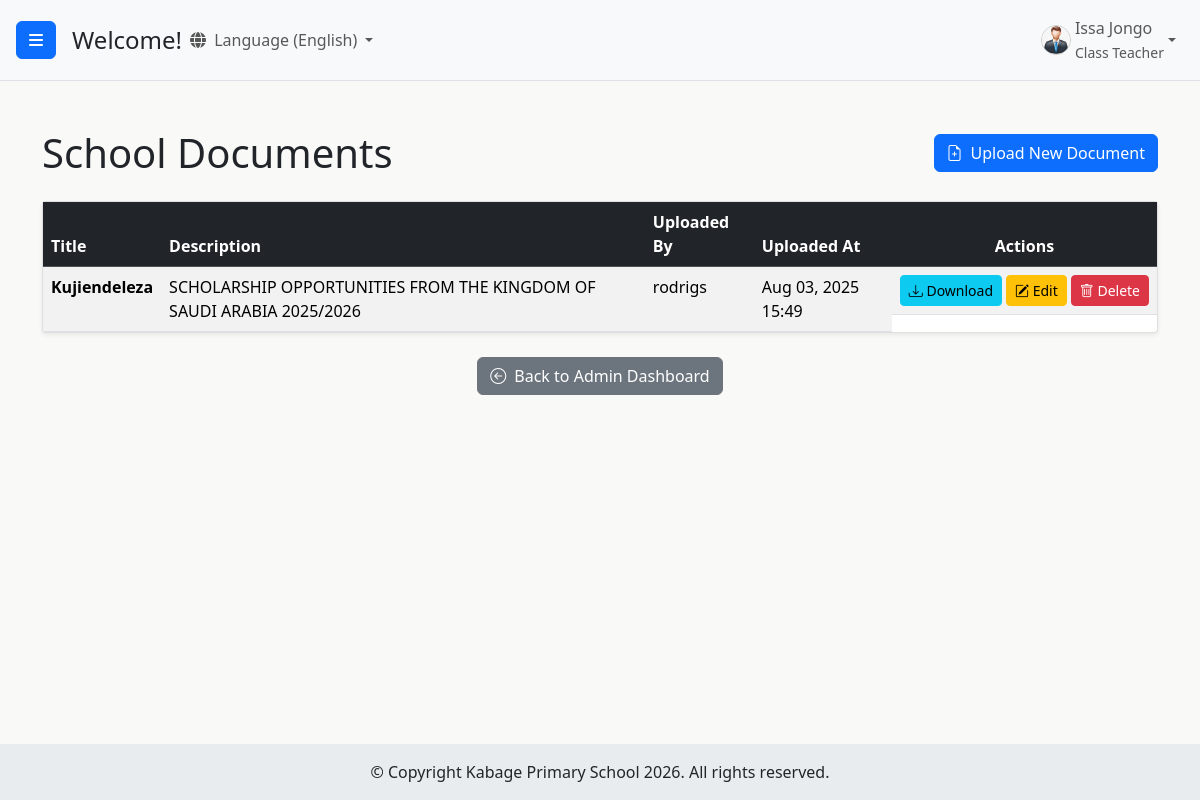
The page /users/documents/ (signed in) on the database its author committed.
### users/models.py (models this page shows, shortened)
class CustomUser(AbstractUser):
    ROLE_CHOICES = (
        ('admin', 'Admin'),
        ('headteacher', 'Head Teacher'),
        ('class_teacher', 'Class Teacher'),
        ('academic_teacher', 'Academic Teacher'),
        ('statistic_teacher', 'Statistic Teacher'),
        ('subject_teacher', 'Subject Teacher'),
    )
    GENDER_CHOICES = (
        ('M', 'Male'),
        ('F', 'Female'),
        ('O', 'Other'), # Optional: for inclusivity
    )
    role = models.CharField(max_length=20, choices=ROLE_CHOICES, default='academic_teacher')
    is_approved = models.BooleanField(default=False)
    phone_regex = RegexValidator(regex=r'^\+?1?\d{9,15}$',
                                 message="Phone number must be entered in the format: '+999999999'. Up to 15 digits allowed.")
    phone_number = models.CharField(validators=[phone_regex],
                                    max_length=17,
                                    blank=True,
                                    null=True,
                                    unique=True
                                    )
    gender = models.CharField(max_length=1, choices=GENDER_CHOICES, blank=True, null=True)
    address = models.CharField(max_length=255, blank=True, null=True) # <-- ADD THIS FIELD if it's not there
    security_question_1 = models.CharField(max_length=255, blank=True, null=True)
    security_answer_1 = models.CharField(max_length=255, blank=True, null=True)
    security_question_2 = models.CharField(max_length=255, blank=True, null=True)
    security_answer_2 = models.CharField(max_length=255, blank=True, null=True)
    security_question_3 = models.CharField(max_length=255, blank=True, null=True)
    security_answer_3 = models.CharField(max_length=255, blank=True, null=True)
    security_questions_set = models.BooleanField(default=False)
    groups = models.ManyToManyField(
        Group,
        verbose_name=('groups'),
        blank=True,
        help_text=(
            'The groups this user belongs to. A user will get all permissions '
            'granted to each of their groups.'
        ),
        related_name="customuser_set",
        related_query_name="customuser",
    )
    user_permissions = models.ManyToManyField(
        Permission,
        verbose_name=('user permissions'),
        blank=True,
        help_text=('Specific permissions for this user.'),
        related_name="customuser_set",
        related_query_name="customuser",
    )

class Document(models.Model):
    title = models.CharField(max_length=255)
    file = models.FileField(upload_to='documents/') # Requires Pillow for image processing and file handling
    uploaded_by = models.ForeignKey(settings.AUTH_USER_MODEL, on_delete=models.CASCADE)
    uploaded_at = models.DateTimeField(auto_now_add=True)
    description = models.TextField(blank=True, null=True)
    class Meta:
        ordering = ['-uploaded_at']

### users/views.py (the view)
class DocumentListView(LoginRequiredMixin, ListView): # Decide if AdminRequiredMixin is needed
    model = Document
    template_name = 'users/document_list.html' # Create this template
    context_object_name = 'documents'
    ordering = ['-uploaded_at']

### users/templates/users/document_list.html (shortened to what this page needs)
{% extends 'base.html' %}
{% load i18n %}
{% block content %}
<div class="container mt-4">
    <div class="d-flex justify-content-between align-items-center mb-4">
        <h1 class="mb-0">School Documents</h1>
        <a href="{% url 'document_upload' %}" class="btn btn-primary">
            <i class="bi bi-file-earmark-plus me-2"></i>Upload New Document
        </a>
    </div>
    {% if documents %}
    <div class="card shadow-sm">
        <div class="card-body p-0">
            <div class="table-responsive">
                <table class="table table-striped table-hover mb-0">
                    <thead class="table-dark">
                        <tr>
                            <th scope="col" class="text-white">Title</th>
                            <th scope="col" class="text-white">Description</th>
                            <th scope="col" class="text-white">Uploaded By</th>
                            <th scope="col" class="text-white">Uploaded At</th>
                            <th scope="col" class="text-white text-center">Actions</th>
                        </tr>
                    </thead>
                    <tbody>
                        {% for document in documents %}
                        <tr>
                            <td>
                                <strong>{{ document.title }}</strong>
                            </td>
                            <td>{{ document.description|default:"N/A"|truncatechars:70 }}</td>
                            <td>{{ document.uploaded_by.username }}</td>
                            <td>{{ document.uploaded_at|date:"M d, Y H:i" }}</td>
                            <td class="text-center text-nowrap d-flex justify-content-center align-items-center gap-1">
                                <a href="{{ document.file.url }}" class="btn btn-sm btn-info" target="_blank" data-bs-toggle="tooltip" data-bs-placement="top" title="Download Document">
                                    <i class="bi bi-download"></i> Download
                                </a>
                                <a href="{% url 'document_update' document.pk %}" class="btn btn-sm btn-warning" data-bs-toggle="tooltip" data-bs-placement="top" title="Edit Document">
                                    <i class="bi bi-pencil-square"></i> Edit
                                </a>
                                <a href="{% url 'document_delete' document.pk %}" class="btn btn-sm btn-danger" data-bs-toggle="tooltip" data-bs-placement="top" title="Delete Document">
                                    <i class="bi bi-trash"></i> Delete
                                </a>
                            </td>
                        </tr>
                        {% endfor %}
                    </tbody>
                </table>
            </div>
        </div>
    </div>
    {% endif %}
    <div class="mt-4 text-center">
        <a href="{% url 'admin_dashboard' %}" class="btn btn-secondary">
            <i class="bi bi-arrow-left-circle me-2"></i>Back to Admin Dashboard
        </a>
    </div>
</div>
{% endblock %}

### templates/base.html (shortened to what this page needs)
{% load static %}
{% load i18n %}
<!DOCTYPE html>
<html lang="en">
<head>
    <link href="https://cdn.jsdelivr.net/npm/bootstrap@5.3.3/dist/css/bootstrap.min.css" rel="stylesheet">
    <link rel="stylesheet" href="https://cdn.jsdelivr.net/npm/bootstrap-icons@1.10.5/font/bootstrap-icons.css">
    <link rel="stylesheet" href="https://cdnjs.cloudflare.com/ajax/libs/font-awesome/6.5.2/css/all.min.css" />
    {% block dashboard_css %}
        <link rel="stylesheet" href="{% static 'users/css/dashboard.css' %}">
    {% endblock %}
</head>
<body class="d-flex flex-column min-vh-100">
    {% block body_content %}
        <div class="d-flex flex-grow-1" id="wrapper">
            <div id="page-content-wrapper" class="flex-grow-1 d-flex flex-column">
                <nav class="navbar navbar-expand-lg navbar-light bg-light border-bottom">
                    <button class="btn btn-primary" id="menu-toggle">
                        <i class="fas fa-bars"></i>
                    </button>
                    <h4 class="ms-3 my-0">{% block page_heading %}Welcome!{% endblock %}</h4>
                    {% get_current_language as LANGUAGE_CODE %}
                <div class="collapse navbar-collapse" id="navbarSupportedContent">
                    <ul class="navbar-nav me-auto mt-2 mt-lg-0">
                        <li class="nav-item dropdown">
                            <a class="nav-link dropdown-toggle" href="#" id="navbarDropdownLanguage" role="button" data-bs-toggle="dropdown" aria-expanded="false">
                                <i class="fas fa-globe me-1"></i>
                                {% if LANGUAGE_CODE == 'en' %}{% translate "Language" %} (English){% else %}{% translate "Language" %} (Kiswahili){% endif %}
                            </a>
                                {% get_language_info for 'en' as lang_en %}
                                {% get_language_info for 'sw' as lang_sw %}
                        </li>
                    </ul>
                    <ul class="navbar-nav mt-2 mt-lg-0">
                        {% if user.is_authenticated %}
                            <li class="nav-item dropdown">
                                <a class="nav-link dropdown-toggle d-flex align-items-center" href="#" id="navbarDropdownDashboard" role="button" data-bs-toggle="dropdown" data-bs-display="static" aria-expanded="false">
                                    {% if user.gender == 'M' %}
                                        <img src="{% static 'users/img/male_icon.png' %}" alt="Male User Icon" class="rounded-circle me-1" style="width: 30px; height: 30px; object-fit: cover;">
                                    {% elif user.gender == 'F' %}
                                        <img src="{% static 'users/img/female_icon.png' %}" alt="Female User Icon" class="rounded-circle me-1" style="width: 30px; height: 30px; object-fit: cover;">
                                    {% else %}
                                        <i class="fas fa-user me-1"></i>
                                    {% endif %}
                                    <span>
                                        {% if user.first_name and user.last_name %}
                                            {{ user.first_name }} {{ user.last_name }}
                                        {% else %}
                                            {{ user.username }}
                                        {% endif %}
                                        {% if user.role %}
                                            <br><small>{{ user.get_role_display }}</small>
                                        {% endif %}
                                    </span>
                                </a>
                            </li>
                        {% else %}
                            <li class="nav-item">
                                <a class="nav-link" href="{% url 'login' %}">{% translate "Login" %}</a>
                            </li>
                        {% endif %}
                    </ul>
                </div>
                </nav>
                <div id="main-content-area" class="flex-grow-1 overflow-auto">
                    {% block content %}{% endblock %}
                </div>
            </div>
        </div>
    {% endblock body_content %}
    <footer id="main-site-footer" class="text-dark text-center py-3">
        <div class="container-fluid">
            <p class="mb-0">&copy; Copyright Kabage Primary School {% now "Y" %}. All rights reserved.</p>
        </div>
    </footer>
</body>
</html>

### users/static/users/css/dashboard.css (style rules this page uses)
html, body { height: 100%; margin: 0; padding: 0; font-family: 'Segoe UI', Tahoma, Geneva, Verdana, sans-serif; overflow-x: hidden; }
body { display: flex; flex-direction: column; min-height: 100vh; }
#wrapper { display: flex; flex-grow: 1; width: 100%; overflow: hidden; }
#page-content-wrapper { display: flex; flex-direction: column; flex-grow: 1; overflow-x: hidden; width: 100%; transition: margin .25s ease-out; }
#main-content-area { flex-grow: 1; padding: 1.5rem; background-color: #f9faf8; padding-bottom: 70px; }
@media (min-width: 768px) { #page-content-wrapper { width: calc(100% - 250px); } }
#page-content-wrapper .navbar { padding: 0.5rem 1rem; }
.navbar-nav .nav-item .nav-link img { border: 1px solid #ccc; }
#main-site-footer { background-color: #e9ecef; color: #343a40; text-align: center; padding: 1rem 0; width: 100%; flex-shrink: 0; z-index: 10; }
.card { border: 1px solid rgba(0,0,0,.125); border-radius: 0.25rem; background-color: #fff; box-shadow: 0 0.125rem 0.25rem rgba(0,0,0,.075); height: 100%; display: flex; flex-direction: column; }
#wrapper { display: flex; }
#page-content-wrapper { min-width: 0; width: 100%; display: flex; flex-direction: column; }

### rows shown on the page
CustomUser: first_name "Issa", last_name "Jongo", role "Class Teacher"
Document: title "Kujiendeleza", description "SCHOLARSHIP OPPORTUNITIES FROM THE KINGDOM OF SAUDI ARABIA 2025/2026", uploaded_by.username "rodrigs", uploaded_at "Aug 03, 2025 15:49"
